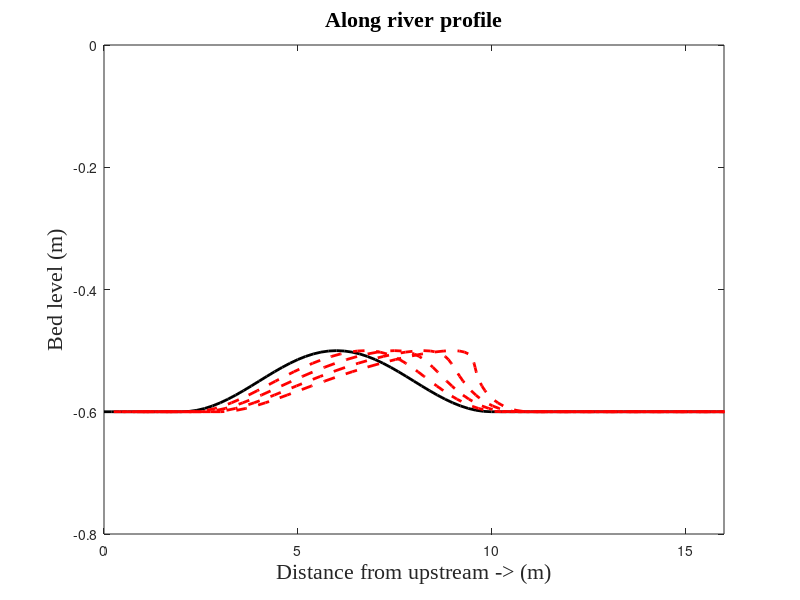
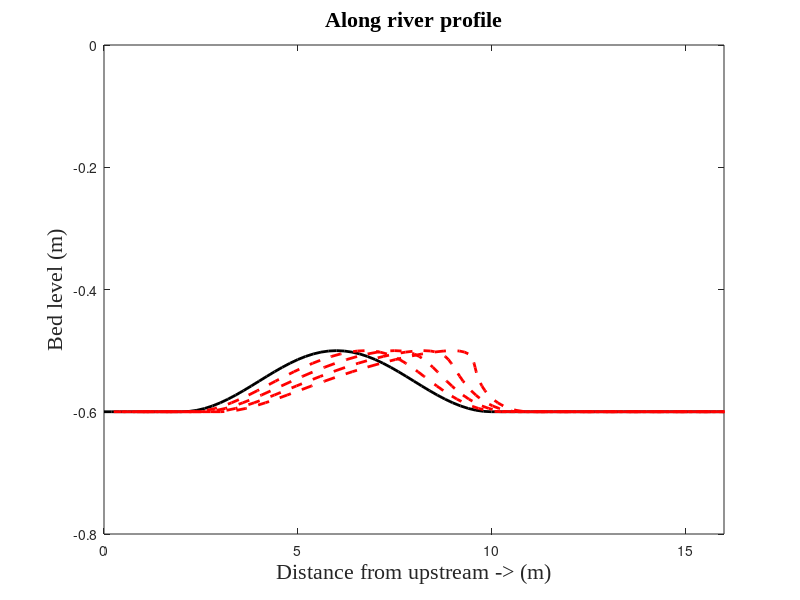

These figures' MATLAB source, in order:
clear all;
dt=1              %timestep in hr
x = 0:0.2:16;
lx = length(x);
y = zeros(1,lx);
y0 =0.1* (sin((pi*(x - 2.0))/8.0)).^2;
y0(x>10|x<2)=0
y(1,:)=y0
A=plot(x,y-0.6,'-k','LineWidth',2);axis

hold on
title('Along river profile','FontName','TimesNewRoman','FontSize', 16);
xlabel('Distance from upstream -> (m)','FontName','TimesNewRoman','FontSize', 16);
ylabel('Bed level (m)','FontName','TimesNewRoman','FontSize', 16);
xlim([0,16]);
ylim([-0.8,0]);
drawnow();

n = 0.4;
Chezy = 45.57;
grav = 9.81;
%Cd = (2*grav)/(Chezy^2);
Q = 0.25*1.1;
s = 1.65;
D = 0.15*10^(-3);

h = 0.6-y(1,:);
u=Q./h;
Qs = 0.05*u.^5/((s^2)*(grav^0.5)*D*(Chezy^3));   % E-H in m2/s
c = 5.*Qs./h;

for i=1:4               % for 4 hours
x1 = x+c*3600*i*dt;
B(i) = plot(x1,y-0.6,'--r','LineWidth',2);
drawnow();
end
print('-depsc','bottomhump.eps')
print('-dpng','bottomhump.png')
